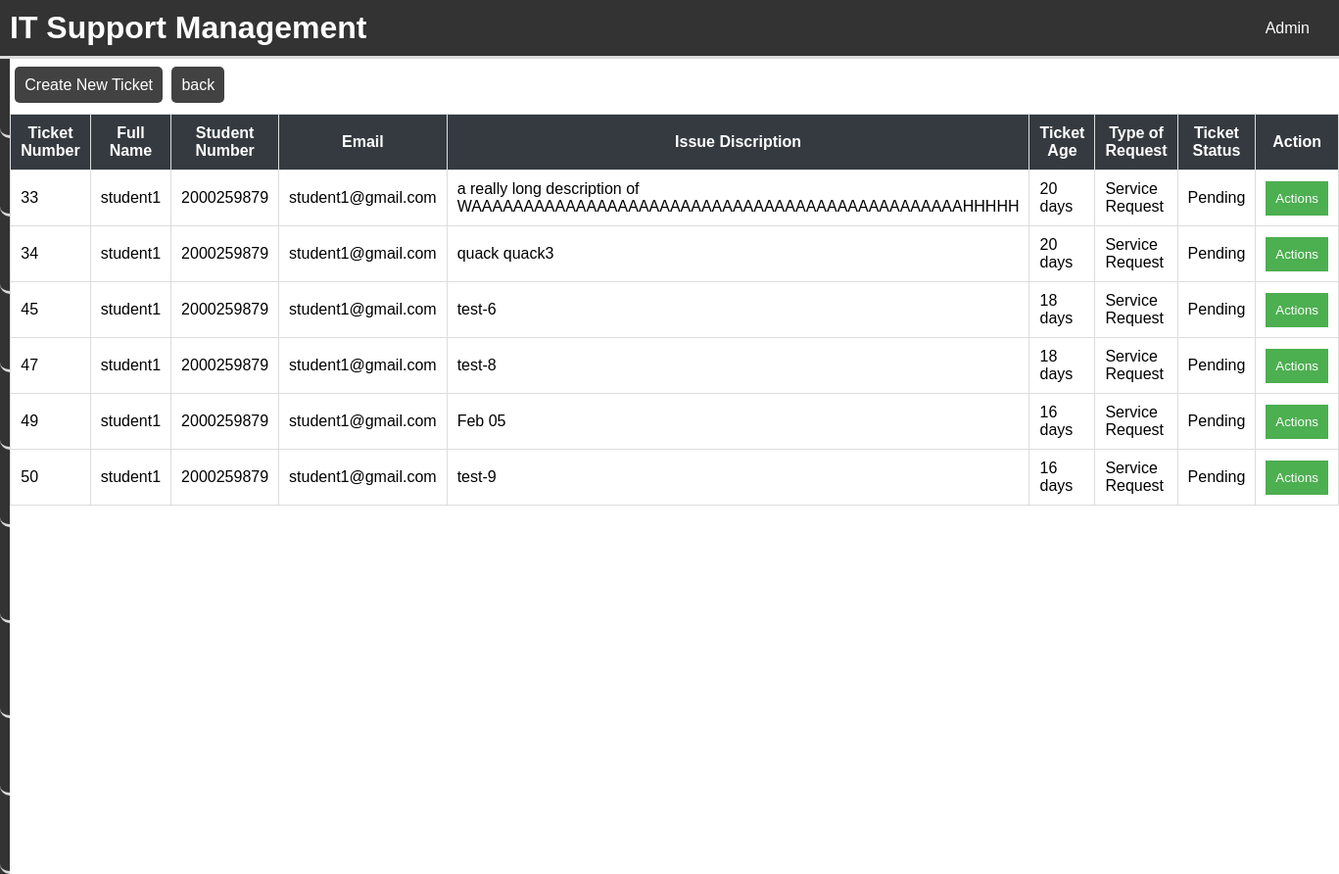
The page /logs.php on the database its author committed.
### tables this page shows
CREATE TABLE `support` (
  `id` int(11) NOT NULL,
  `s_name` varchar(100) NOT NULL,
  `s_number` int(11) NOT NULL,
  `s_email` varchar(100) NOT NULL,
  `s_discription` varchar(255) NOT NULL,
  `d_created` datetime NOT NULL DEFAULT current_timestamp(),
  `t_request` varchar(20) NOT NULL,
  `t_status` varchar(50) NOT NULL
);

### db_conn.php (called while the page is built, shortened)
<?php
function calculateTimeElapsed($timestamp) {
    $now = time();
    $createdTime = strtotime($timestamp);
    $elapsed = $now - $createdTime;
    if ($elapsed < 86400) {
        $hours = floor($elapsed / 3600);
        $minutes = floor(($elapsed % 3600) / 60);
        $seconds = $elapsed % 60;
        return sprintf("%02d:%02d:%02d", $hours, $minutes, $seconds);
    } else {
        $days = floor($elapsed / 86400);
        return $days . " day" . ($days != 1 ? "s" : "");
    }
}

### logs.php (the view, shortened to what this page needs)
<?php
include "db_conn.php";
?>
<!DOCTYPE html>
<html lang="en">
<head>
</head>
<body>
    <div class="navbar">
        <h1>IT Support Management</h1>
        <span>Admin</span>
    </div>
    <div class="content">
        <div class="control-panel">
            <a href="#">Dashboard</a>
            <a href="#">Open</a>
            <a href="#">Solved</a>
            <a href="#">Closed</a>
            <a href="#">Pending</a>
            <a href="#">Unassigned</a>
            <a href="#">My Tickets</a>
            <a href="#">My Teams</a>
            <a href="#">Users</a>
            <a href="logout.php">Logout</a>
        </div>
        <div class="container">
            <br />
            <a href="ticketing.php" class="btn btn-dark mb-3">Create New Ticket</a>
            <a href="itsupport.php" class="btn btn-dark mb-3">back</a>
            <table class="custom-table text-center">
                <thead style="background-color: #343a40; color: #fff;">
                    <tr>
                        <th class="grid-item">Ticket Number</th>
                        <th class="grid-item">Full Name</th>
                        <th class="grid-item">Student Number</th>
                        <th class="grid-item">Email</th>
                        <th class="grid-item">Issue Discription</th>
                        <th class="grid-item">Ticket Age</th>
                        <th class="grid-item">Type of Request</th>
                        <th class="grid-item">Ticket Status</th>
                        <th class="grid-item">Action</th>
                    </tr>
                </thead>
                <tbody>
                    <?php
                    $sql = "SELECT * FROM `support`";
                    $result = mysqli_query($conn, $sql);
                    while ($row = mysqli_fetch_assoc($result)) {
                    ?>
                        <tr>
                            <td><?php echo $row["id"] ?></td>
                            <td><?php echo $row["s_name"] ?></td>
                            <td><?php echo $row["s_number"] ?></td>
                            <td><?php echo $row["s_email"] ?></td>
                            <td><?php echo $row["s_discription"] ?></td>
                            <td><?php echo calculateTimeElapsed($row["d_created"]); ?></td>
                            <td><?php echo $row["t_request"] ?></td>
                            <td><?php echo "Pending" ?></td>
                            <td>
                                <div class="dropdown">
                                    <button class="dropbtn">Actions</button>
                                </div>
                            </td>
                        </tr>
                    <?php
                    }
                    ?>
                </tbody>
            </table>
        </div>
    </div>
</body>
</html>
</html>

### logs.php (style rules this page uses)
body { font-family: Arial, sans-serif; margin: 0; padding: 0; display: flex; flex-direction: column; min-height: 100vh; }
.navbar { background-color: #333; color: #fff; padding: 10px; display: flex; justify-content: space-between; align-items: center; border-bottom: 3px solid gainsboro; }
.navbar h1 { margin: 0; }
.navbar span { margin-right: 20px; }
.content { flex: 1; display: flex; }
.control-panel { height: 80%; width: 200px; background-color: #333; color: #fff; overflow-y: auto; padding-top: 2px; }
.control-panel a { text-decoration: none; color: #fff; display: block; padding: 29.2px; padding-left: 30px; transition: background-color 0.3s; border-bottom: 3px solid gainsboro; border-radius: 10px; }
.custom-table { width: 89vw; border-collapse: collapse; margin-top: 20px; }
.custom-table th, .custom-table td { padding: 10px; border: 1px solid #ddd; }
.custom-table thead { background-color: #343a40; color: #fff; }
.dropdown { position: relative; display: inline-block; }
.dropbtn { background-color: #4CAF50; color: white; padding: 10px; border: none; cursor: pointer; }
.btn-dark { background-color: #424242; color: #fff; padding: 10px 10px; margin-left: 5px; border-radius: 5px; text-decoration: none; transition: background-color 0.3s; }

### rows shown on the page
support: id "33", s_name "student1", s_number "2000259879", s_email "student1@gmail.com", s_discription "a really long description of WAAAAAAAAAAAAAAAAAAAAAAAAAAAAAAAAAAAAAAAAAAAAAAAHHHHH", d_created "20 days", t_request "Service Request"
support: id "34", s_name "student1", s_number "2000259879", s_email "student1@gmail.com", s_discription "quack quack3", d_created "20 days", t_request "Service Request"
support: id "45", s_name "student1", s_number "2000259879", s_email "student1@gmail.com", s_discription "test-6", d_created "18 days", t_request "Service Request"
support: id "47", s_name "student1", s_number "2000259879", s_email "student1@gmail.com", s_discription "test-8", d_created "18 days", t_request "Service Request"
support: id "49", s_name "student1", s_number "2000259879", s_email "student1@gmail.com", s_discription "Feb 05", d_created "16 days", t_request "Service Request"
support: id "50", s_name "student1", s_number "2000259879", s_email "student1@gmail.com", s_discription "test-9", d_created "16 days", t_request "Service Request"
